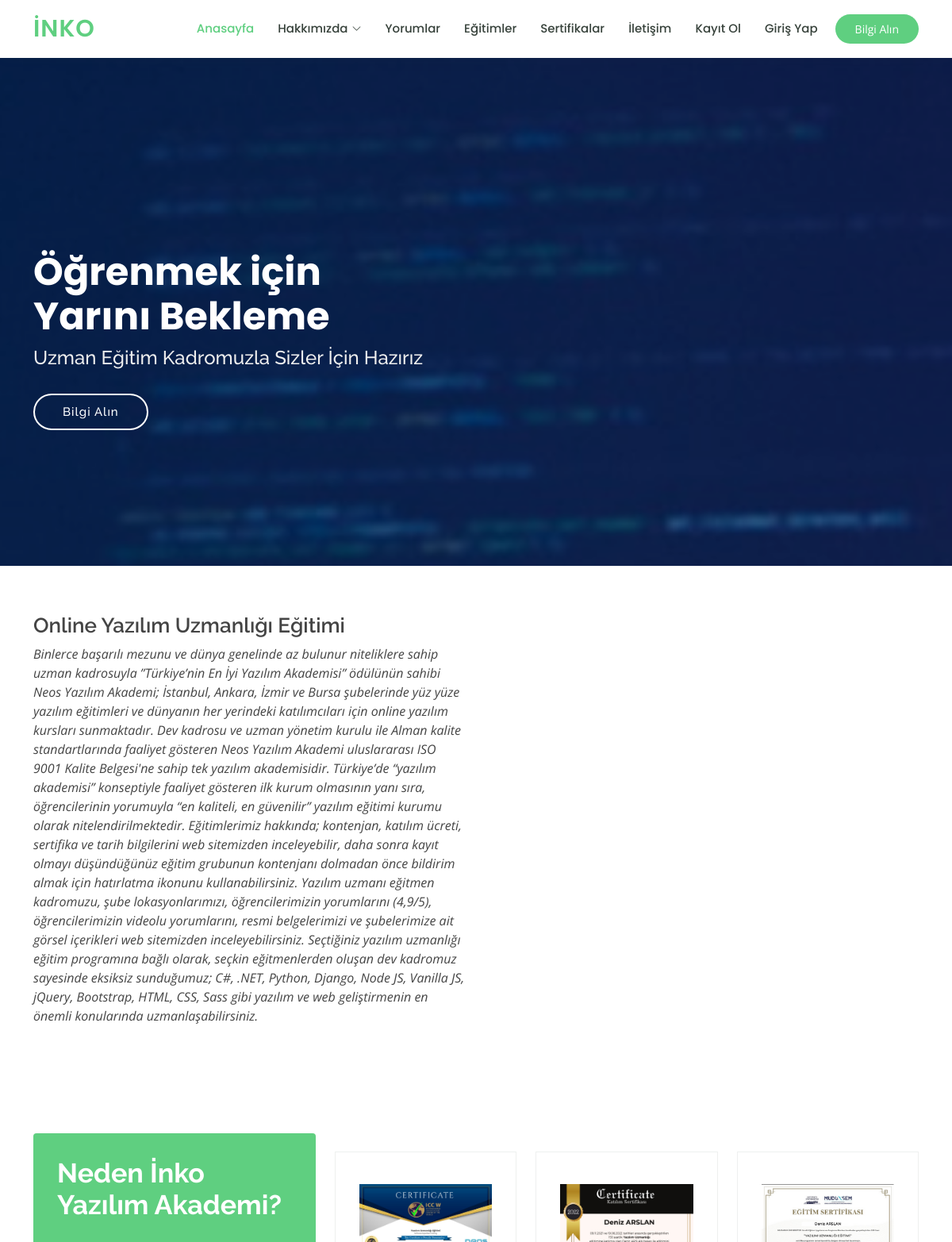
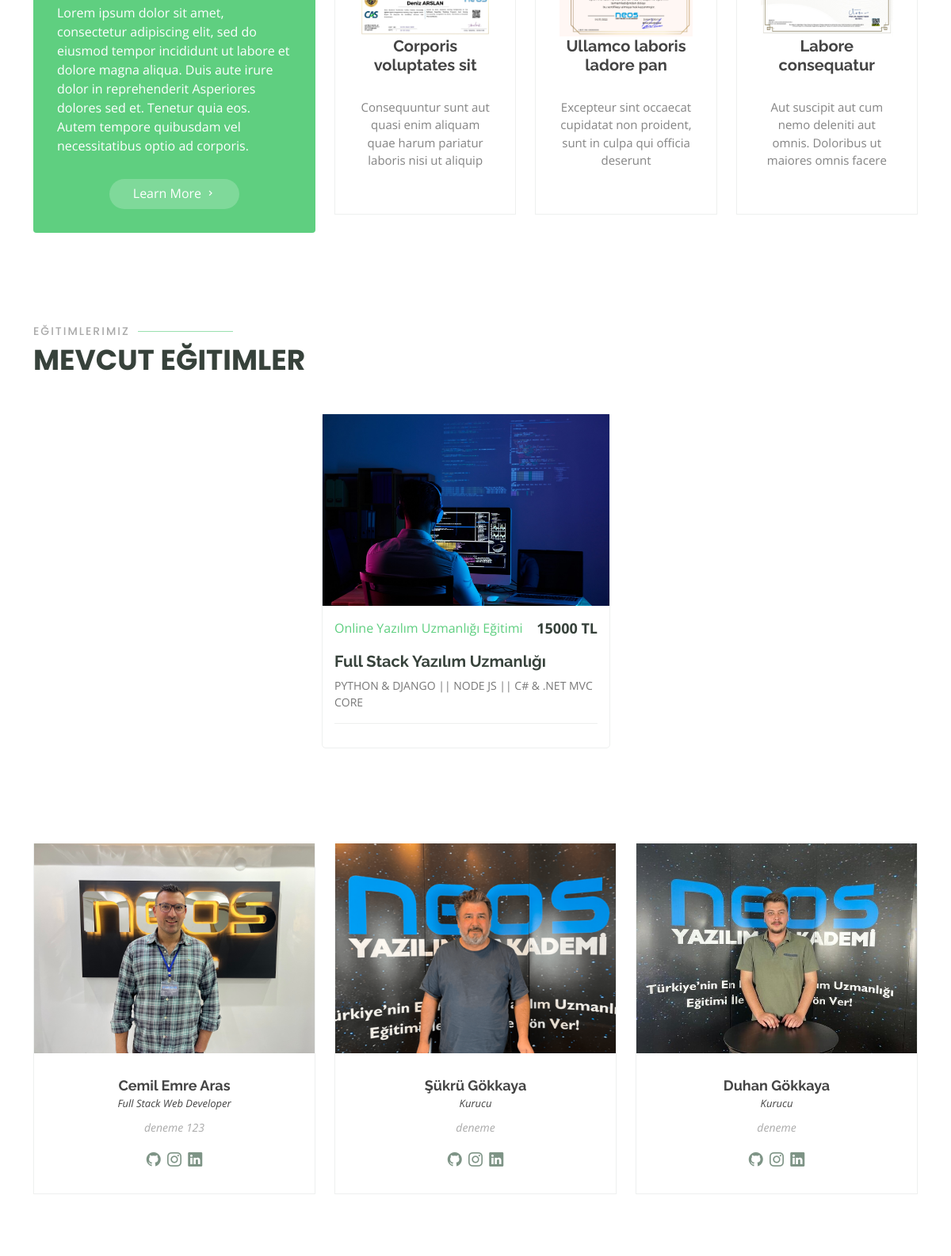
The page / (upper part) on the database its author committed (2 pictures, top to bottom).
### homeScreen/models.py (models this page shows, shortened)
class Eğitimler(models.Model):
    kategori=models.ForeignKey(Kategori,on_delete=models.CASCADE,null=True)
    isim=models.CharField(max_length=200)
    aciklama=models.TextField(max_length=400)
    fiyat=models.IntegerField()
    resim=models.FileField(upload_to="urunler/",null=True,blank=True, verbose_name="Ürün Resmi")
    tarih=models.DateField()

class Kategori(models.Model):
    isim=models.CharField(max_length=50)
    def __str__(self):
        return self.isim

class Kadro(models.Model):
    isim=models.CharField(max_length=50)
    meslek=models.CharField(max_length=100)
    aciklama=models.TextField(max_length=500)
    resim=models.FileField(upload_to="kadrolar",blank=True,null=True)
    linkedn=models.URLField(blank=True,null=True)
    instagram=models.URLField(blank=True,null=True)
    github=models.URLField(blank=True,null=True)

### homeScreen/views.py (the view)
# urls.py: path('', index,name='index'),
def index(request):
    eğitimler=Eğitimler.objects.all()
    kadrolar=Kadro.objects.all()
    context={
        "eğitimler":eğitimler,
        "kadrolar":kadrolar
    }
    return render(request,"index.html",context)

### templates/index.html (shortened to what this page needs)
{% load static %}
<!DOCTYPE html>
<html lang="en">
<head>
  <link href="{% static 'assets/vendor/animate.css/animate.min.css' %}" rel="stylesheet">
  <link href="{% static 'assets/vendor/aos/aos.css' %}" rel="stylesheet">
  <link href="{% static 'assets/vendor/bootstrap/css/bootstrap.min.css' %}" rel="stylesheet">
  <link href="{% static 'assets/vendor/bootstrap-icons/bootstrap-icons.css' %}" rel="stylesheet">
  <link href="{% static 'assets/vendor/boxicons/css/boxicons.min.css' %}" rel="stylesheet">
  <link href="{% static 'assets/vendor/remixicon/remixicon.css' %}" rel="stylesheet">
  <link href="{% static 'assets/vendor/swiper/swiper-bundle.min.css' %}" rel="stylesheet">
  <link href="{% static 'assets/css/style.css' %}" rel="stylesheet">
</head>
<body>
 {% include "includes/_navbar.html" %}
{% block content %}
  <section id="hero" class="d-flex justify-content-center align-items-center">
    <div class="container position-relative" data-aos="zoom-in" data-aos-delay="100">
      <h1>Öğrenmek için<br>Yarını Bekleme</h1>
      <h2>Uzman Eğitim Kadromuzla Sizler İçin Hazırız</h2>
      <a href="https://api.whatsapp.com/send?phone=905055848645&text=İnko Yazılım Akademiye Hoşgeldiniz.
       Sizlere Nasıl Yardımcı olabilirim?" class="btn-get-started">Bilgi Alın</a>
    </div>
  </section>
  <main id="main">
    <section id="about" class="about">
      <div class="container" data-aos="fade-up">
        <div class="row" id="hakkimizda">
          <div class="col-lg-6 order-1 order-lg-2" data-aos="fade-left" data-aos-delay="100">
          </div>
          <div class="col-lg-6 pt-4 pt-lg-0 order-2 order-lg-1 content">
            <h3>Online Yazılım Uzmanlığı Eğitimi</h3>
            <p class="fst-italic">
              Binlerce başarılı mezunu ve dünya genelinde az bulunur niteliklere sahip uzman kadrosuyla ”Türkiye’nin En İyi Yazılım Akademisi” ödülünün sahibi Neos Yazılım Akademi; İstanbul, Ankara, İzmir ve Bursa şubelerinde yüz yüze yazılım eğitimleri ve dünyanın her yerindeki katılımcıları için online yazılım kursları sunmaktadır. Dev kadrosu ve uzman yönetim kurulu ile Alman kalite standartlarında faaliyet gösteren Neos Yazılım Akademi uluslararası ISO 9001 Kalite Belgesi'ne sahip tek yazılım akademisidir. Türkiye’de “yazılım akademisi” konseptiyle faaliyet gösteren ilk kurum olmasının yanı sıra,  öğrencilerinin yorumuyla “en kaliteli, en güvenilir” yazılım eğitimi kurumu olarak nitelendirilmektedir. Eğitimlerimiz hakkında; kontenjan, katılım ücreti, sertifika ve tarih bilgilerini web sitemizden inceleyebilir, daha sonra kayıt olmayı düşündüğünüz eğitim grubunun kontenjanı dolmadan önce bildirim almak için hatırlatma ikonunu kullanabilirsiniz. Yazılım uzmanı eğitmen kadromuzu, şube lokasyonlarımızı, öğrencilerimizin yorumlarını (4,9/5), öğrencilerimizin videolu yorumlarını, resmi belgelerimizi ve şubelerimize ait görsel içerikleri web sitemizden inceleyebilirsiniz.
Seçtiğiniz yazılım uzmanlığı eğitim programına bağlı olarak, seçkin eğitmenlerden oluşan dev kadromuz sayesinde eksiksiz sunduğumuz; C#, .NET, Python, Django, Node JS, Vanilla JS, jQuery, Bootstrap, HTML, CSS, Sass gibi yazılım ve web geliştirmenin en önemli konularında uzmanlaşabilirsiniz.
            </p>
          </div>
        </div>
      </div>
    </section>
    <section id="why-us" class="why-us">
      <div class="container" data-aos="fade-up">
        <div class="row" id="sertifikalar">
          <div class="col-lg-4 d-flex align-items-stretch">
            <div class="content">
              <h3>Neden İnko Yazılım Akademi?</h3>
              <p>
                Lorem ipsum dolor sit amet, consectetur adipiscing elit, sed do eiusmod tempor incididunt ut labore et dolore magna aliqua. Duis aute irure dolor in reprehenderit
                Asperiores dolores sed et. Tenetur quia eos. Autem tempore quibusdam vel necessitatibus optio ad corporis.
              </p>
              <div class="text-center">
                <a href="about.html" class="more-btn">Learn More <i class="bx bx-chevron-right"></i></a>
              </div>
            </div>
          </div>
          <div class="col-lg-8 d-flex align-items-stretch" data-aos="zoom-in" data-aos-delay="100">
            <div class="icon-boxes d-flex flex-column justify-content-center">
              <div class="row">
                <div class="col-xl-4 d-flex align-items-stretch">
                  <div class="icon-box mt-4 mt-xl-0">
                    <a href="{% static 'assets/img/inko/sertifikalar/iccw.jpeg' %}"><img class="img-fluid " src="{% static 'assets/img/inko/sertifikalar/iccw.jpeg' %}" alt=""></a>
                    <h4>Corporis voluptates sit</h4>
                    <p>Consequuntur sunt aut quasi enim aliquam quae harum pariatur laboris nisi ut aliquip</p>
                  </div>
                </div>
                <div class="col-xl-4 d-flex align-items-stretch">
                  <div class="icon-box mt-4 mt-xl-0">
                    <a href="{% static 'assets/img/inko/sertifikalar/katilim.jpeg' %}"><img class="img-fluid " src="{% static 'assets/img/inko/sertifikalar/katilim.jpeg' %}" alt=""></a>
                    <h4>Ullamco laboris ladore pan</h4>
                    <p>Excepteur sint occaecat cupidatat non proident, sunt in culpa qui officia deserunt</p>
                  </div>
                </div>
                <div class="col-xl-4 d-flex align-items-stretch">
                  <div class="icon-box mt-4 mt-xl-0">
                  <a href="{% static 'assets/img/inko/sertifikalar/üniser.png' %}">  <img class="img-fluid" src="{% static 'assets/img/inko/sertifikalar/üniser.png' %}" alt=""></a>
                    <h4>Labore consequatur</h4>
                    <p>Aut suscipit aut cum nemo deleniti aut omnis. Doloribus ut maiores omnis facere</p>
                  </div>
                </div>
              </div>
            </div>
          </div>
        </div>
      </div>
    </section>
    <section id="popular-courses" class="courses" >
      <div class="container" data-aos="fade-up">
        <div class="section-title">
          <h2>Eğitimlerimiz</h2>
          <p>Mevcut Eğitimler</p>
        </div>
        <div class="row w-100" data-aos="zoom-in" data-aos-delay="100">
          <div class="col-12 d-flex justify-content-center">
          {% for i in eğitimler  %}
            <div class="col-lg-4 col-md-6 d-flex justify-content-center align-items-center">
              <div class="course-item">
                <img src="{{i.resim}}" class="img-fluid" alt="...">
                <div class="course-content">
                  <div class="d-flex justify-content-between align-items-center mb-3">
                    <a href="https://iyzi.link/AJNCEA">{{i.kategori}}</a>
                    <p class="price">{{i.fiyat}} TL</p>
                  </div>
                  <h3><a >{{i.isim}}</a></h3>
                  <p>{{i.aciklama}}</p>
                  <div class="trainer d-flex justify-content-between align-items-center">
                  </div>
                </div>
              </div>
            </div>
            {% endfor %}
          </div>
        </div>
      </div>
    </section>
    <section id="trainers" class="trainers">
      <div class="container" data-aos="fade-up">
        <div class="row" data-aos="zoom-in" data-aos-delay="100">
          {% for i in kadrolar %}
          <div class="col-lg-4 col-md-6 d-flex align-items-stretch">
            <div class="member">
              <img src="{{i.resim.url}}" class="img-fluid" alt="">
              <div class="member-content">
                <h4>{{i.isim}}</h4>
                <span>{{i.meslek}}</span>
                <p>
                  {{i.aciklama}}
                </p>
                <div class="social">
                  <a href="{{i.github}}"><i class="bi bi-github"></i></a>
                  <a href="{{i.instagram}}"><i class="bi bi-instagram"></i></a>
                  <a target="_blank" href="{{i.linkedn}}"><i class="bi bi-linkedin"></i></a>
                </div>
              </div>
            </div>
          </div>
          {% endfor %}
        </div>
      </div>
    </section>
  </main>
  {% endblock content %}
</body>
</html>

### templates/includes/_navbar.html (shortened to what this page needs)
<header id="header" class="sticky-top ">
    <div class="container d-flex align-items-center">
      <h1 class="logo me-auto"><a href="index.html">İNKO</a></h1>
      <nav id="navbar" class="navbar order-last order-lg-0">
        <ul>
          <li><a class="active" href="{% url 'index' %}">Anasayfa</a></li>
          <li class="dropdown"><a  href="{% url 'index' %}#hakkimizda "><span>Hakkımızda</span> <i class="bi bi-chevron-down"></i></a>
          </li>
          <li><a href="{% url 'index' %}#trainers">Yorumlar</a></li>
          <li><a href="{% url 'index' %}#popular-courses">Eğitimler</a></li>
          <li><a href="{% url 'index' %}#sertifikalar">Sertifikalar</a></li>
          <li><a href="#">İletişim</a></li>
          <li><a href="{% url 'register' %}">Kayıt Ol</a></li>
          <li><a href="{% url 'login' %}">Giriş Yap</a></li>
        </ul>
      </nav>
      <a target="_blank" href="https://api.whatsapp.com/send?phone=905055848645&text=İnko Yazılım Akademiye Hoşgeldiniz.
      Sizlere Nasıl Yardımcı olabilirim?" class="get-started-btn">Bilgi Alın</a>
    </div>
  </header>

### rows shown on the page
Eğitimler: resim (picture), kategori "Online Yazılım Uzmanlığı Eğitimi", fiyat "15000", isim "Full Stack Yazılım Uzmanlığı", aciklama "PYTHON & DJANGO || NODE JS || C# & .NET MVC CORE"
Kadro: resim (picture), isim "Cemil Emre Aras", meslek "Full Stack Web Developer", aciklama "deneme 123"
Kadro: resim (picture), isim "Şükrü Gökkaya", meslek "Kurucu", aciklama "deneme"
Kadro: resim (picture), isim "Duhan Gökkaya", meslek "Kurucu", aciklama "deneme"
